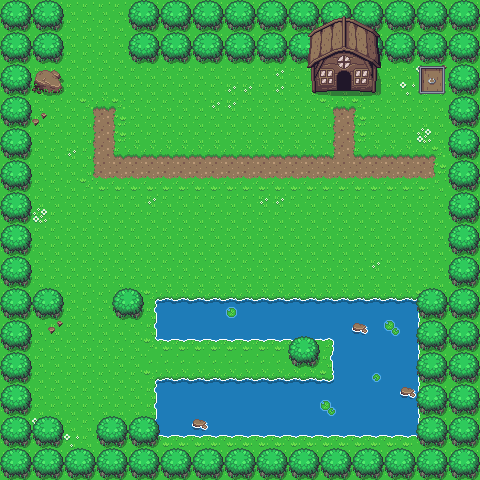

The image is a tile-based game level rendered from a .tmx file. Its description and source (layers, tilesets, objects; grid data summarised) follow:
An orthogonal 30x30 tile map with 16x16 px tiles, 5 tile layers (Tiled, TiledObjects, Tree, Room, ...), 2 tilesets and 42 objects (18x grass, 17x collision, sign, rock01, tree, ...).

<map version="1.2" tiledversion="1.2.4" orientation="orthogonal" renderorder="right-down" width="30" height="30" tilewidth="16" tileheight="16" infinite="0" nextlayerid="10" nextobjectid="58">
 <tileset firstgid="1" source="../../MapTextures/Overworld.tsx" />
 <tileset firstgid="1441" source="../../MapTextures/mine..tsx" />
 <layer id="1" name="Tiled" width="30" height="30">
  <data>[900 cells, 900 non-empty, 25 distinct tile ids]</data>
 </layer>
 <layer id="2" name="TiledObjects" width="30" height="30">
  <data>[900 cells, 33 non-empty, 13 distinct tile ids]</data>
 </layer>
 <layer id="3" name="Tree" width="30" height="30">
  <data>[900 cells, 304 non-empty, 4 distinct tile ids]</data>
 </layer>
 <layer id="4" name="Room" width="30" height="30">
  <data>[900 cells, 29 non-empty, 29 distinct tile ids]</data>
 </layer>
 <layer id="6" name="Object" width="30" height="30">
  <data>[900 cells, 0 non-empty, 0 distinct tile ids]</data>
 </layer>
 <objectgroup id="5" name="Collision">
  <object id="2" name="collision" x="-0.333333" y="0" width="63.3333" height="64.6667" />
  <object id="3" name="collision" x="128" y="0" width="353.333" height="63.3333" />
  <object id="4" name="collision" x="0" y="64" width="32" height="416" />
  <object id="5" name="collision" x="32" y="288" width="32" height="32" />
  <object id="6" name="collision" x="112" y="288" width="32" height="32" />
  <object id="7" name="collision" x="287.333" y="340" width="33.3333" height="28" />
  <object id="8" name="collision" x="32" y="416" width="32" height="64" />
  <object id="9" name="collision" x="96" y="416" width="64" height="64" />
  <object id="10" name="collision" x="160" y="448" width="288" height="32" />
  <object id="11" name="collision" x="64" y="448" width="32" height="32" />
  <object id="12" name="collision" x="448" y="64" width="32" height="416" />
  <object id="15" name="collision" x="32" y="64" width="32" height="32" />
  <object id="16" name="collision" x="307.333" y="62" width="72.6667" height="31.3333" />
  <object id="22" name="collision" x="155" y="299" width="264" height="40" />
  <object id="23" name="collision" x="333" y="339.5" width="86" height="40.5" />
  <object id="24" name="collision" x="155" y="380" width="264" height="55" />
  <object id="25" name="collision" x="416" y="288" width="32" height="160" />
 </objectgroup>
 <objectgroup id="7" name="Object">
  <object id="19" name="sign" gid="115" x="288.071" y="96.0958" width="16" height="16">
   <properties>
    <property name="layerDepth" type="float" value="94" />
   </properties>
  </object>
  <object id="31" name="rock01" gid="208" x="399.5" y="288" width="16" height="16" />
  <object id="34" name="tree" x="72" y="46.6667" width="48" height="16" />
  <object id="35" name="tree2" x="64" y="294.667" width="48" height="16" />
  <object id="38" name="grass" x="400" y="64" width="16" height="16" />
  <object id="39" name="grass" x="400" y="80" width="16" height="16" />
  <object id="40" name="grass" x="400" y="96" width="16" height="16" />
  <object id="41" name="grass" x="416" y="96" width="16" height="16" />
  <object id="42" name="grass" x="432" y="96" width="16" height="16" />
  <object id="44" name="grass" x="314.667" y="137.667" width="16" height="16" />
  <object id="45" name="grass" x="115.333" y="137.667" width="16" height="16" />
  <object id="46" name="grass" x="127.667" y="63.3333" width="16" height="16" />
  <object id="47" name="grass" x="144.667" y="63.6667" width="16" height="16" />
  <object id="48" name="grass" x="161.333" y="64" width="16" height="16" />
  <object id="49" name="grass" x="177.333" y="64.3333" width="16" height="16" />
  <object id="50" name="grass" x="32.6667" y="97" width="16" height="16" />
  <object id="51" name="grass" x="32.3333" y="121.333" width="16" height="16" />
  <object id="52" name="grass" x="32.3333" y="149.667" width="16" height="16" />
  <object id="53" name="grass" x="365.333" y="281.333" width="16" height="16" />
  <object id="54" name="grass" x="155.333" y="281.667" width="16" height="16" />
  <object id="55" name="grass" x="121.667" y="326" width="16" height="16" />
  <object id="56" name="grass" x="209.333" y="351.333" width="16" height="16" />
 </objectgroup>
 <objectgroup id="8" name="Position">
  <object id="26" name="roomTrigger" x="333" y="80" width="23.5" height="23.5">
   <ellipse />
  </object>
  <object id="27" name="caveTrigger" x="417.667" y="66" width="28" height="28.5">
   <ellipse />
  </object>
  <object id="28" name="villageTrigger" x="63.5" y="-8.5" width="65" height="39" />
 </objectgroup>
</map>
